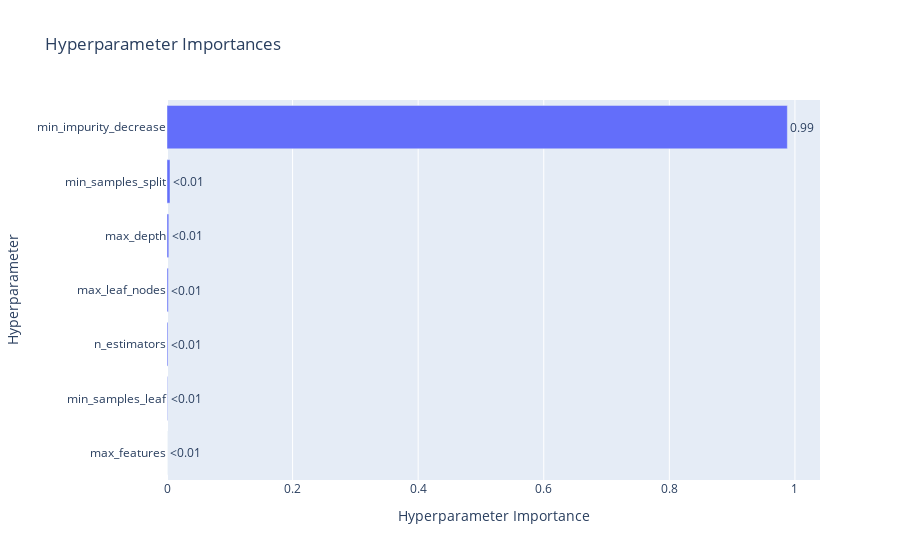

The cell this chart's notebook holds for it:
### Code cell
vis.plot_param_importances(study=study)

### Figure 1 — Plotly figure (JSON) as saved in the notebook; plotly's stock layout.template omitted (floating-point values rounded to 4 significant figures)
{"data": [{"cliponaxis": false, "hovertemplate": ["max_features (CategoricalDistribution): 0.0<extra></extra>", "min_samples_leaf (IntDistribution): 0.0008209044560415966<extra></extra>", "n_estimators (IntDistribution): 0.0015227862774479957<extra></extra>", "max_leaf_nodes (IntDistribution): 0.0020556221568243543<extra></extra>", "max_depth (IntDistribution): 0.0028506702228867716<extra></extra>", "min_samples_split (IntDistribution): 0.004829643683331193<extra></extra>", "min_impurity_decrease (FloatDistribution): 0.987920373203468<extra></extra>"], "name": "Objective Value", "orientation": "h", "text": ["<0.01", "<0.01", "<0.01", "<0.01", "<0.01", "<0.01", "0.99"], "textposition": "outside", "type": "bar", "x": [0, 0.0008209, 0.001523, 0.002056, 0.002851, 0.00483, 0.9879], "y": ["max_features", "min_samples_leaf", "n_estimators", "max_leaf_nodes", "max_depth", "min_samples_split", "min_impurity_decrease"]}], "layout": {"title": {"text": "Hyperparameter Importances"}, "xaxis": {"title": {"text": "Hyperparameter Importance"}}, "yaxis": {"title": {"text": "Hyperparameter"}}}}
